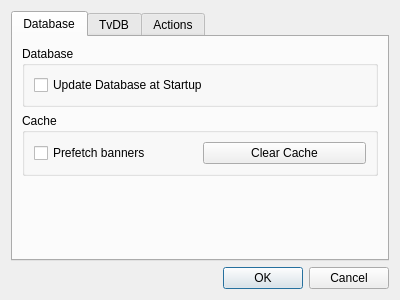
<?xml version="1.0" encoding="UTF-8"?>
<ui version="4.0">
 <class>SettingsDialog</class>
 <widget class="QDialog" name="SettingsDialog">
  <property name="geometry">
   <rect>
    <x>0</x>
    <y>0</y>
    <width>400</width>
    <height>300</height>
   </rect>
  </property>
  <property name="windowTitle">
   <string>Settings</string>
  </property>
  <layout class="QGridLayout" name="gridLayout">
   <item row="2" column="0">
    <widget class="QDialogButtonBox" name="buttonBox">
     <property name="orientation">
      <enum>Qt::Horizontal</enum>
     </property>
     <property name="standardButtons">
      <set>QDialogButtonBox::Cancel|QDialogButtonBox::Ok</set>
     </property>
    </widget>
   </item>
   <item row="1" column="0">
    <widget class="QTabWidget" name="tabWidget">
     <property name="currentIndex">
      <number>0</number>
     </property>
     <widget class="QWidget" name="databaseTab">
      <attribute name="title">
       <string>Database</string>
      </attribute>
      <layout class="QGridLayout" name="gridLayout_4">
       <item row="3" column="0">
        <spacer name="verticalSpacer">
         <property name="orientation">
          <enum>Qt::Vertical</enum>
         </property>
         <property name="sizeHint" stdset="0">
          <size>
           <width>20</width>
           <height>40</height>
          </size>
         </property>
        </spacer>
       </item>
       <item row="1" column="0">
        <widget class="QGroupBox" name="groupBox">
         <property name="title">
          <string>Cache</string>
         </property>
         <layout class="QGridLayout" name="gridLayout_5">
          <item row="0" column="0">
           <widget class="QCheckBox" name="prefetchBannersCheckBox">
            <property name="text">
             <string>Prefetch banners</string>
            </property>
           </widget>
          </item>
          <item row="0" column="1">
           <widget class="QPushButton" name="clearCacheButton">
            <property name="text">
             <string>Clear Cache</string>
            </property>
           </widget>
          </item>
         </layout>
        </widget>
       </item>
       <item row="0" column="0">
        <widget class="QGroupBox" name="groupBox_2">
         <property name="title">
          <string>Database</string>
         </property>
         <layout class="QGridLayout" name="gridLayout_6">
          <item row="0" column="0">
           <widget class="QCheckBox" name="databaseCheckBox">
            <property name="text">
             <string>Update Database at Startup</string>
            </property>
           </widget>
          </item>
         </layout>
        </widget>
       </item>
      </layout>
     </widget>
     <widget class="QWidget" name="tvdbTab">
      <attribute name="title">
       <string>TvDB</string>
      </attribute>
      <layout class="QGridLayout" name="gridLayout_3">
       <item row="0" column="0">
        <widget class="QLabel" name="languageLabel">
         <property name="text">
          <string>Language:</string>
         </property>
        </widget>
       </item>
       <item row="0" column="1">
        <widget class="QComboBox" name="comboBox">
         <item>
          <property name="text">
           <string>en</string>
          </property>
         </item>
        </widget>
       </item>
       <item row="1" column="0">
        <widget class="QLabel" name="apiLabel">
         <property name="text">
          <string>API Key:</string>
         </property>
        </widget>
       </item>
       <item row="1" column="1">
        <widget class="QLineEdit" name="apiLineEdit"/>
       </item>
       <item row="2" column="0" colspan="2">
        <spacer name="tvdbSpacer">
         <property name="orientation">
          <enum>Qt::Vertical</enum>
         </property>
         <property name="sizeHint" stdset="0">
          <size>
           <width>20</width>
           <height>40</height>
          </size>
         </property>
        </spacer>
       </item>
      </layout>
     </widget>
     <widget class="QWidget" name="actionsTab">
      <attribute name="title">
       <string>Actions</string>
      </attribute>
      <layout class="QGridLayout" name="gridLayout_2">
       <item row="0" column="0">
        <widget class="QPushButton" name="addButton">
         <property name="text">
          <string>Add</string>
         </property>
        </widget>
       </item>
       <item row="0" column="1">
        <widget class="QPushButton" name="editButton">
         <property name="text">
          <string>Edit</string>
         </property>
        </widget>
       </item>
       <item row="0" column="2">
        <widget class="QPushButton" name="delButton">
         <property name="text">
          <string>Delete</string>
         </property>
        </widget>
       </item>
       <item row="1" column="0" rowspan="4" colspan="3">
        <widget class="QTreeWidget" name="treeWidget">
         <property name="alternatingRowColors">
          <bool>true</bool>
         </property>
         <property name="itemsExpandable">
          <bool>false</bool>
         </property>
         <property name="sortingEnabled">
          <bool>true</bool>
         </property>
         <attribute name="headerDefaultSectionSize">
          <number>60</number>
         </attribute>
         <attribute name="headerMinimumSectionSize">
          <number>1</number>
         </attribute>
         <attribute name="headerShowSortIndicator" stdset="0">
          <bool>true</bool>
         </attribute>
         <attribute name="headerStretchLastSection">
          <bool>true</bool>
         </attribute>
         <column>
          <property name="text">
           <string>Action</string>
          </property>
         </column>
         <column>
          <property name="text">
           <string>Show</string>
          </property>
          <property name="textAlignment">
           <set>AlignHCenter|AlignVCenter|AlignCenter</set>
          </property>
         </column>
         <column>
          <property name="text">
           <string>Season</string>
          </property>
          <property name="textAlignment">
           <set>AlignHCenter|AlignVCenter|AlignCenter</set>
          </property>
         </column>
         <column>
          <property name="text">
           <string>Episode</string>
          </property>
          <property name="textAlignment">
           <set>AlignHCenter|AlignVCenter|AlignCenter</set>
          </property>
         </column>
        </widget>
       </item>
      </layout>
     </widget>
    </widget>
   </item>
  </layout>
 </widget>
 <resources/>
 <connections>
  <connection>
   <sender>buttonBox</sender>
   <signal>accepted()</signal>
   <receiver>SettingsDialog</receiver>
   <slot>accept()</slot>
   <hints>
    <hint type="sourcelabel">
     <x>248</x>
     <y>254</y>
    </hint>
    <hint type="destinationlabel">
     <x>157</x>
     <y>274</y>
    </hint>
   </hints>
  </connection>
  <connection>
   <sender>buttonBox</sender>
   <signal>rejected()</signal>
   <receiver>SettingsDialog</receiver>
   <slot>reject()</slot>
   <hints>
    <hint type="sourcelabel">
     <x>316</x>
     <y>260</y>
    </hint>
    <hint type="destinationlabel">
     <x>286</x>
     <y>274</y>
    </hint>
   </hints>
  </connection>
 </connections>
</ui>
